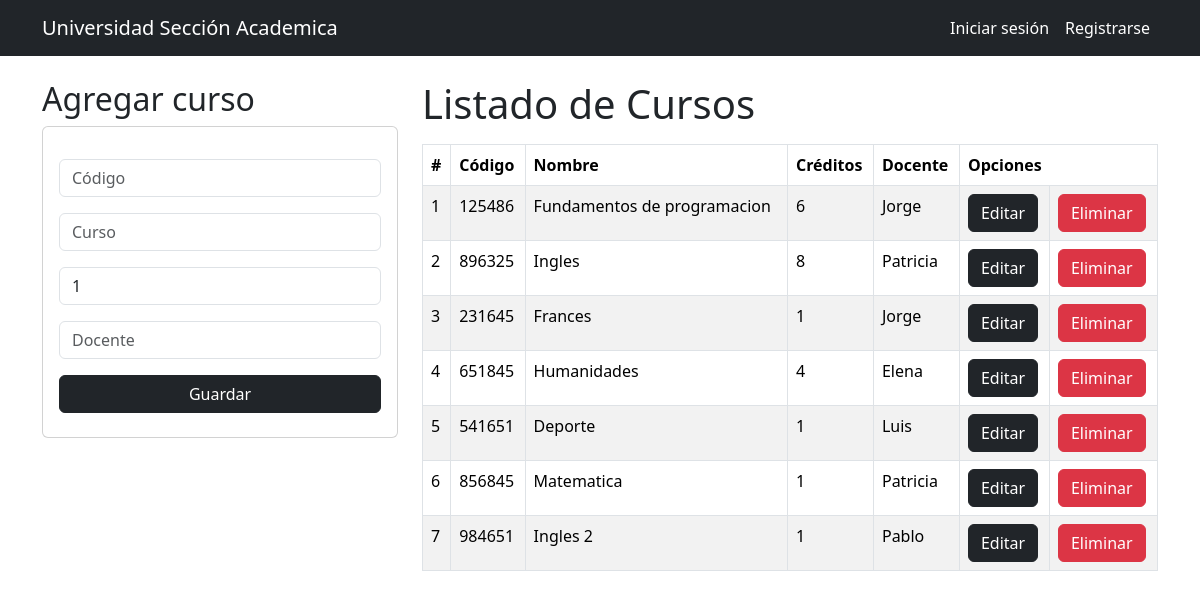
Page /gestionCursos/ on the committed database.
### Modulos/Academica/models.py (models this page shows, shortened)
class Curso(models.Model):
    codigo = models.CharField(max_length=6, primary_key=True)
    nombre = models.CharField(max_length=30)
    creditos = models.PositiveBigIntegerField()
    docente = models.CharField(max_length=100)

### Modulos/Academica/views.py (the view)
# urls.py: path('gestionCursos/', views.gestionCursos, name='gestionCursos'),
def gestionCursos(request):
    listaCursos = Curso.objects.all()
    return render(request, "gestionCursos.html",{"cursos": listaCursos})

### Modulos/Academica/Templates/gestionCursos.html (shortened to what this page needs)
{% extends "./base.html" %}
{% block body %}
<div class="row">
    <div class="col-sm-12 col-md-6 col-lg-4 col-xl-4">
        <h2>Agregar curso</h2>
        <div class="card">
            <div class="card-body">
               <form id="formularioCurso" action="/registrarCurso/" method="POST"> {% csrf_token %}
                    <div class="form-group py-2">
                        <input type="text" id="txtCodigo" onKeypress="if (45 > event.keyCode || event.keyCode > 57) event.returnValue = false" name="txtCodigo" class="form-control" placeholder="Código" minlength="6" maxlength="6" autofocus required>
                    </div>
                    <div class="form-group py-2">
                        <input type="text" id="txtNombre" name="txtNombre" class="form-control" placeholder="Curso" maxlength="30" required>
                    </div>
                    <div class="form-group py-2">
                        <input type="number" id="numCreditos" name="numCreditos" class="form-control" min="1" max="10" placeholder="Créditos" step="1" value="1" required>
                    </div>
                    <div class="form-group py-2">
                        <input type="text" id="txtDocente" name="txtDocente" class="form-control" placeholder="Docente" maxlength="100" required>
                    </div>
                    <div class="form-group py-2 d-grid gap-2">
                        <button type="submit" class="btn btn-dark btn-block text-white">Guardar</button>
                    </div>
                </form>
            </div>
        </div>
    </div>
    <div class="col-sm-12 col-md-6 col-lg-8 col-xl-8">
        <h1>Listado de Cursos</h1>
        <div class="table-responsive py-2">
            <table class="table table-striped table-bordered">
            <thead>
                <tr>
                    <th> # </th>
                    <th> Código </th>
                    <th> Nombre </th>
                    <th> Créditos </th>
                    <th> Docente </th>
                    <th colspan="2"> Opciones </th>
                </tr>
            </thead>
            <tbody>
                {% for c in cursos %}
                <tr>
                    <td>{{ forloop.counter}}</td>
                    <td>{{c.codigo}}</td>
                    <td>{{c.nombre}}</td>
                    <td>{{c.creditos}}</td>
                    <td>{{c.docente}}</td>
                    <td><a href="/edicionCurso/{{c.codigo}}" class="btn btn-dark">Editar</a></td>
                    <td><a href="/eliminarCurso/{{c.codigo}}" class="btn btn-danger btnEliminacion">Eliminar</a></td>
                </tr>
                {% endfor %}
            </tbody>
        </div>
    </div>
</div>
{% endblock %}

### Modulos/Academica/Templates/base.html (shortened to what this page needs)
<!DOCTYPE html>
<html>
    <head>
        {% load static %}
        <link href="https://cdn.jsdelivr.net/npm/bootstrap@5.3.2/dist/css/bootstrap.min.css" rel="stylesheet">
    </head>
    <body>
        <nav class="navbar navbar-expand-lg navbar-dark bg-dark">
            <div class="container">
              <a class="navbar-brand" href="/home/">Universidad Sección Academica</a>
              <div class="collapse navbar-collapse" id="navbarNav">
                <ul class="navbar-nav ms-auto">
                  {% if request.user.is_authenticated %}
                      <li class="nav-item">
                        <a class="nav-link active" aria-current="page" " href="/gestionEstudiantes/">Estudiantes</a>
                      </li>
                      <li class="nav-item">
                        <a class="nav-link active" aria-current="page" " href="/gestionCursos/">Cursos</a>
                      </li>
                      <li class="nav-item">
                        <a class="nav-link active" aria-current="page" " href="/consultaCarreras/">Carreras</a>
                      </li>
                      <li class="nav-item">
                        <a class="nav-link active" aria-current="page" " href="/cerrarSesion/">Cerrar Sesión</a>
                      </li>
                  {% else %}
                      <li class="nav-item">
                        <a class="nav-link active" aria-current="page" href="/iniciarSesion/">Iniciar sesión</a>
                      </li>
                      <li class="nav-item">
                        <a class="nav-link active" aria-current="page" href="/registroUsuario/">Registrarse</a>
                      </li>
                  {% endif %}
                </ul>
              </div>
            </div>
          </nav>
          <div class="container py-4">
            {% block body %}
            {% endblock %}
          </div>
    </body>
</html>

### rows in the picture
Curso: codigo "125486", nombre "Fundamentos de programacion", creditos "6", docente "Jorge"
Curso: codigo "896325", nombre "Ingles", creditos "8", docente "Patricia"
Curso: codigo "231645", nombre "Frances", creditos "1", docente "Jorge"
Curso: codigo "651845", nombre "Humanidades", creditos "4", docente "Elena"
Curso: codigo "541651", nombre "Deporte", creditos "1", docente "Luis"
Curso: codigo "856845", nombre "Matematica", creditos "1", docente "Patricia"
Curso: codigo "984651", nombre "Ingles 2", creditos "1", docente "Pablo"
